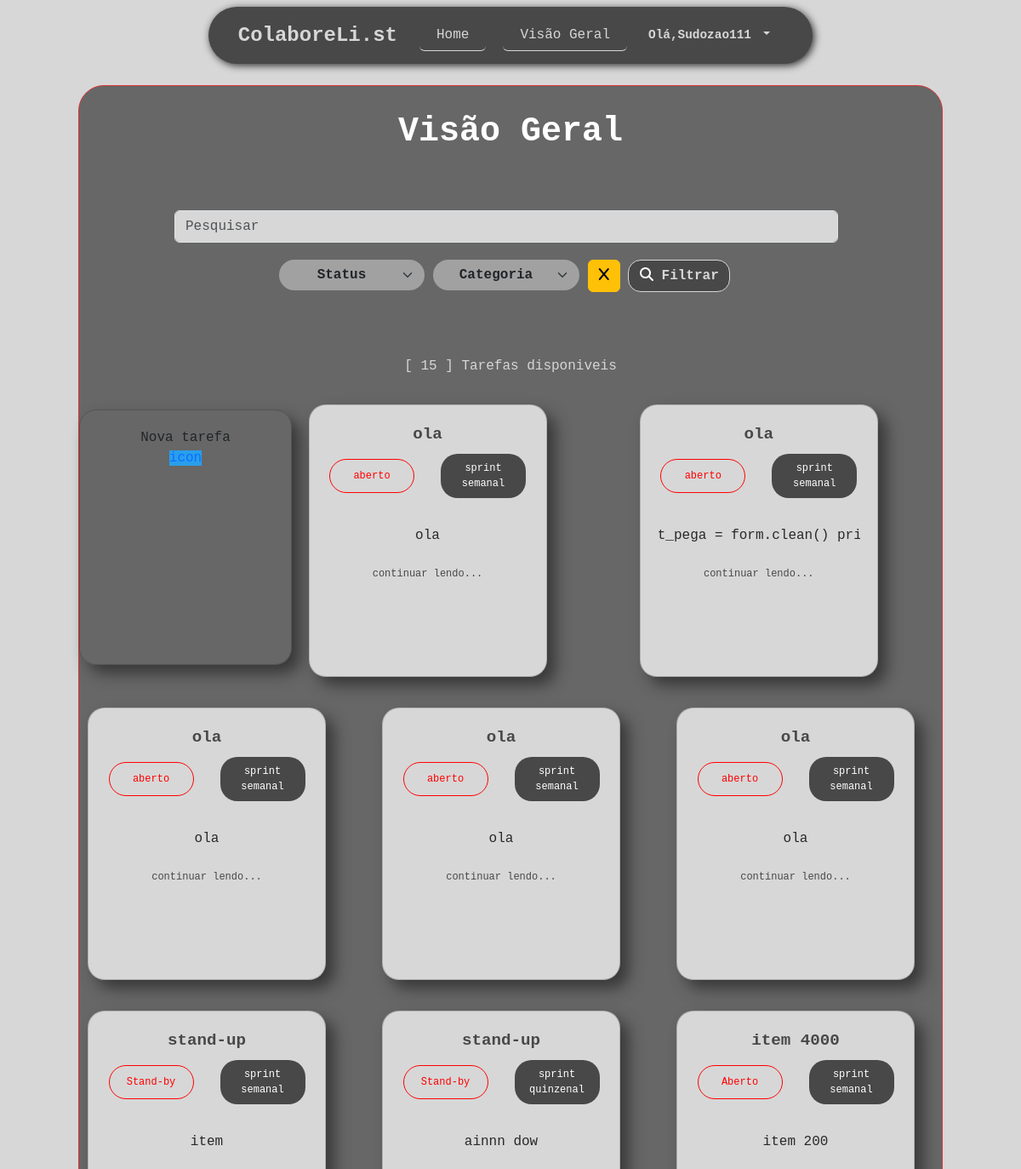
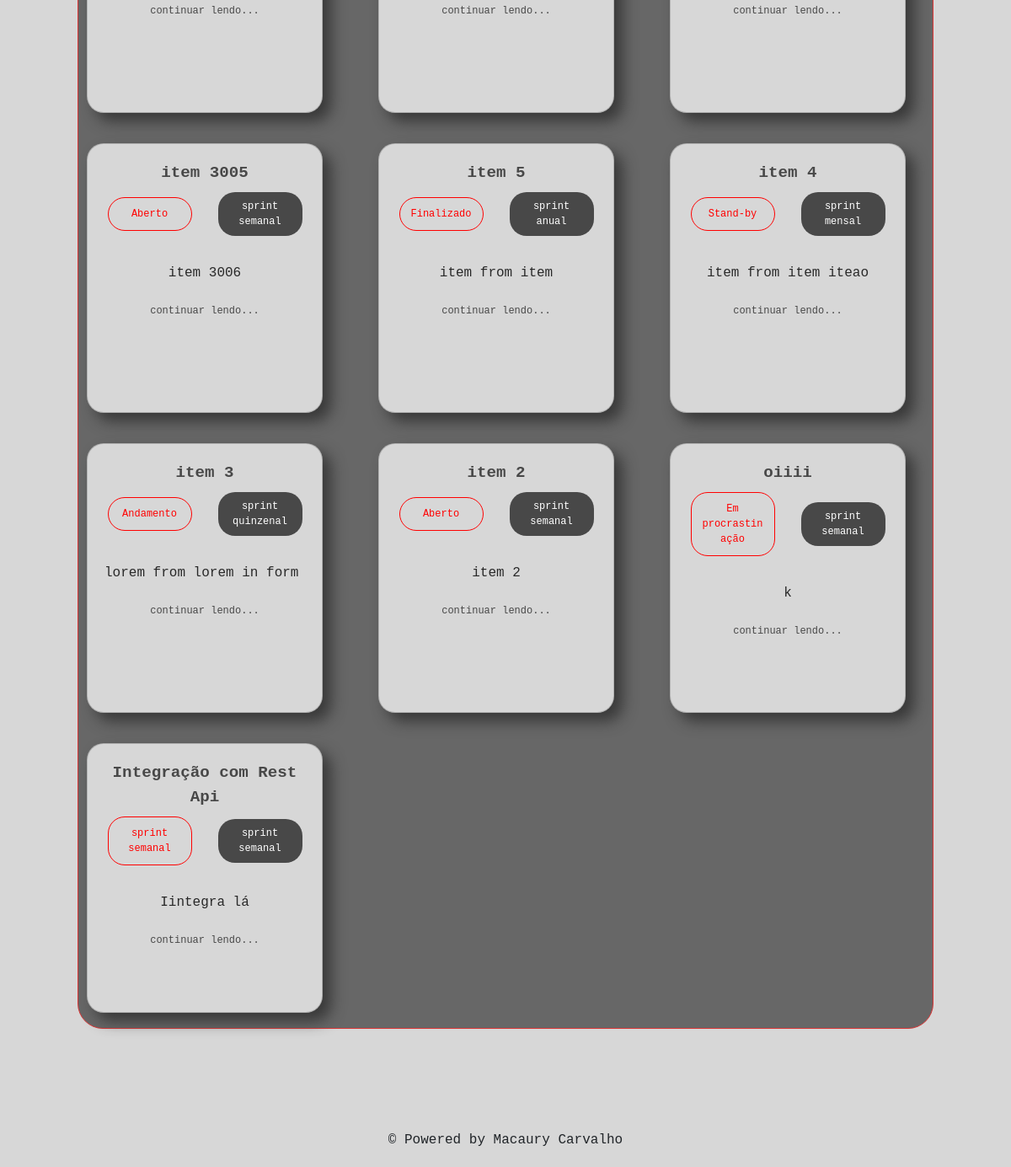
The app's page /overview/ (signed in) with its own data (2 pictures, top to bottom).
### tarefas/models.py (models this page shows, shortened)
class Tarefas(models.Model):
    sprint_semanal = 'sprint semanal'
    sprint_quinzenal = 'sprint quinzenal'
    sprint_mensal = 'sprint mensal'
    sprint_anual = 'sprint anual'
    status_1 = 'aberto'
    status_2 = 'standby'
    status_3 = 'andamento'
    status_4 = 'finalizado'
    categoria_list = [(sprint_semanal ,'sprint semanal'),(sprint_quinzenal ,'sprint quinzenal'),(sprint_mensal ,'sprint mensal'),(sprint_anual ,'sprint anual')]
    status_list = [(status_1,'aberto'),(status_3,'andamento'),(status_2,'standby'),(status_4,'finalizado')]
    usuario = models.ForeignKey(get_user_model(),on_delete=models.CASCADE)
    titulo = models.CharField(max_length=40)
    descricao = models.TextField(blank=False,max_length=254)
    categoria= models.CharField(max_length=20,choices=categoria_list,default=sprint_semanal)
    status= models.CharField(max_length=18,choices=status_list,default=status_1)
    created_at = models.DateTimeField(auto_now_add=True)
    update_at = models.DateTimeField(auto_now=True)

### tarefas/views.py (the view)
# urls.py: path('overview/',views.overlist,name='overlist'), # overview
@login_required
def overlist(request):
    tarefas = Tarefas.objects.all()
    search = request.GET.get('search')
    status = request.GET.get('status')
    categoria = request.GET.get('categoria')
    if search:
        tarefas = tarefas.filter(titulo__icontains=search)
    if status:
        tarefas = tarefas.filter(status__icontains=status)
    if categoria:
        tarefas = tarefas.filter(categoria__icontains=categoria)
    tarefas = tarefas.order_by('-created_at')
    context = {
        'tarefas': tarefas,
        'search' : search,
        'status' : status,
        'categoria' : categoria,
        'total_tf': tarefas.count()
    }
    return render(request, 'tarefas/overview.html', context)

### templates/tarefas/overview.html (shortened to what this page needs)
{% extends 'base.html' %}
{% load crispy_forms_tags %}
{% block content %}
<div class="container-fluid ">
  <div class="list-div">
    <div class="row visao-geral">
      <div class="title">
        <h3>Visão Geral</h3>
      </div>
      <div class="row-barra ">
        <div class=" search-box justify-content-end">
          <form method="get" id="search-form">
            <div class="row pesquisa-div">
              <input id="search-pesquisa" type="text" class="form-control" placeholder="Pesquisar" name="search"
                value="{{request.GET.search}}">
            </div>
            <div class=" input-group filtro">
              <div class="col ">
                <select class="form-select" name="status" aria-label="Default select example">
                  <option value="" {% if not request.GET.status %} selected {% endif %}>
                    status</option>
                </select>
              </div>
              <div class="col ">
                <select class="form-select" name="categoria" aria-label="Default select example">
                  <option value="" {% if not request.GET.categoria %} selected {% endif %}>categoria</option>
                </select>
              </div>
              <div class="input-group-btn col">
                <button class="btn btn-warning " id="clear-btn" type="none">
                  <i class="fa fa-x"></i>
                </button>
                <button class="btn btn-default " id="search-btn" type="submit">
                  <i class="fa fa-search"></i> Filtrar
                </button>
              </div>
            </div>
          </form>
        </div>
      </div>
      <div class="container  over-container">
        <div class="row descri">
          <span> [ {{total_tf}} ] Tarefas disponiveis </span>
        </div>
        <div class="row row-over justify-content-start">
          <div class="col-3 mt-4">
              <div class="card-add-tarefa card  text-center ">
                <div class="">
                  <span>
                    Nova tarefa
                  </span>
                  <div class="icon">
                    <span>
                      <a href="novaTarefa/" class=" SomaKi"> icon </a>
                    </span>
                  </div>
                </div>
              </div>
          </div>
          {% for Tarefa in tarefas %}
          <div class="col mt-2 mb-2">
            <div class="card card-over text-center align-items-between  " href="/tarefa/{{Tarefa.id}} ">
              <div class=" Top mb-4 ">
                <div class="row titulo-item">
                  <span><a href="/tarefa/{{Tarefa.id}}">{{Tarefa.titulo}}</a></span>
                </div>
                <div class="row  mt-2 mb-2 align-items-center">
                  <span class=" col-6 status">{{Tarefa.status}}</span>
                  <span class=" col-6 categoria">{{Tarefa.categoria}}</span>
                </div>
              </div>
              <div class=" row descricao ">
                <span>
                  <p text-overflow:ellipsis;>{{Tarefa.descricao}}</a>
                </span>
                <div class="mt-auto p-2 btn btn-primary btn-ler">
                  <a href="/tarefa/{{Tarefa.id}}">continuar lendo...</a>
                </div>
              </div>
            </div>
          </div>
          {% endfor %}
        </div>
      </div>
    </div>
  </div>
  {% endblock %}

### templates/base.html (shortened to what this page needs)
{% load static %}
<!DOCTYPE html>
<html lang="pt-br">
<head>
    <link href="https://cdn.jsdelivr.net/npm/bootstrap@5.3.7/dist/css/bootstrap.min.css" rel="stylesheet"
>
    <link rel="stylesheet" href="https://cdnjs.cloudflare.com/ajax/libs/font-awesome/6.5.2/css/all.min.css"
 />
    <link rel="stylesheet" href="{% static '/css/style.css' %}">
</head>
<body>
    {% if user.is_authenticated %}
    <nav class="navbar navbar-expand fixed-top  ">
        <div class=" container-fluid navbar-estilo ">
            <div id="brand">
                <a class="navbar-brand" href="/">ColaboreLi.st</a>
            </div>
            <ul class=" navbar-nav ">
                <li class="nav-item ">
                    <button class="btn btn-primary home">
                        <a class="nav-link active" aria-current="page" href="/">Home</a>
                    </button>
                </li>
                <li class="nav-item">
                    <button class="btn btn-primary overview">
                        <a class="nav-link active" aria-current="page" href="/overview">Visão Geral</a>
                    </button>
                </li>
            </ul>
            <div class="nav-item dropdown user-div">
                <a class="nav-link dropdown-toggle" href="#" role="button" data-bs-toggle="dropdown"
                    aria-expanded="false">
                    Olá,{{user.username}}
                </a>
            </div>
            {% endif %}
        </div>
    </nav>
    <main>
        {% block content %}
        {% endblock %}
    </main>
    <footer id="footer-bottom" class="py-3  mt-auto ">
        <div class="text-center">
            <p class="mb-0">&copy; Powered by Macaury Carvalho</p>
        </div>
    </footer>
</body>
</html>

### tarefas/static/css/style.css (style rules this page uses)
body { margin: 0 !important; padding: 0 !important; font-family: monospace !important; background-color: #d7d7d7; }
a { text-decoration: none !important; }
main { min-height: 80vh !important; padding: 20px 0 !important; }
.navbar-estilo { width: fit-content !important; padding: 15px !important; background-color: #484848 !important; border-radius: 80px !important; box-shadow: 2px 2px 10px #2f2f2f; }
.navbar-brand { margin-left: 20px; }
.navbar-brand { font-weight: bold !important; font-size: 1.5em !important; color: #d7d7d7; }
#footer-bottom { background-color: transparent !important; padding: 20px 0 !important; text-align: center; border-radius: 100px 0px 0px 0 !important; }

### tarefas/static/css/overview.css (style rules this page uses)
.descricao p { white-space: nowrap !important; overflow: hidden !important; width: 100% !important; }
.categoria { background-color: #484848; color: white !important; padding: 8px !important; }
.status { color: red !important; border: 0.5px solid red !important; padding: 10px; }
.categoria ,.status { border-radius: 20px; font-size: 12px !important; width: 100px !important; margin: auto !important; }
.pesquisa-div { margin: auto !important; width: 780px !important; }
.filtro { width: fit-content !important; margin: 20px auto !important; }
.filtro .form-select { background-color: #d6d6d685 !important; border-radius: 20px !important; border: none !important; text-align: center !important; text-transform: capitalize !important; font-weight:600 !important; }
.filtro .col { margin: 0px 5px !important; }
.card-over { height: 320px !important; width: 280px !important; background-color: #d7d7d7 !important; margin: 10px !important; overflow: hidden; flex-direction: column !important; }
#search-pesquisa { background-color: #D7D7D7; }
.nav-link { color: #D7D7D7 !important; }
.home, .overview { animation-duration: 0.5s !important; background-color: transparent !important; border: transparent; border-bottom: 0.4px solid #D7D7D7 !important; margin: 0 10px !important; --bs-nav-link-padding-y: 0rem !important; }
.row-over { flex-direction: row !important; }
.descricao { border-radius: 15px !important; color: #292929; }
.descri { padding: 5px 0 !important; }
.over-container .descri { text-align: center !important; margin: 10px 0 !important; color: #d6d6d6; }
.btn-ler { background-color: transparent !important; border: none !important; font-size: 12px !important; font-weight: 500 !important; }
.btn-ler a { color: #484848 !important; }
.card-add-tarefa { margin: auto !important; box-shadow: 0px 9px 9px #a8a8a8; background-color: transparent !important; width: 250px !important; height: 300px !important; }
.card-add-tarefa .SomaKi { background-color: #289FED !important; }
.card { position: relative !important; border-radius: 20px !important; padding: 20px !important; overflow: hidden; box-shadow: 10px 10px 17px #323232e3; }
.title { margin-top: 30px !important; }
.title h3 { color: white !important; font-weight: 800; font-size: 2.5em; text-align: center; }
.titulo-item a { word-spacing: -0.4% !important; font-size: 1.2em !important; font-weight: 800; text-decoration: none !important; color: #484848 !important; }
.titulo-item { text-align: center !important; }
.list-div { margin: 80px !important; background-color: #676767; border-radius: 30px; border: 0.5px solid #d93535; }
.row-barra { display: flex !important; flex-direction: row !important; margin: 60px auto 40px auto !important; width: fit-content !important; }
.search-box { max-height: fit-content !important; width: 100% !important; }
#search-form { margin-right: 10px; }
#search-btn { width: 120px !important; background-color: #484848; border: 1px solid #d7d7d7; border-radius: 15px !important; color: #d7d7d7 !important; font-weight: 700 !important; }
.fa-search { color: white; }

### tarefas/static/css/registration.css (style rules this page uses)
.user-div { margin-right: 20px; padding: 7px 15px; color: white !important; font-size: 0.9em; word-spacing: 2px; font-weight: bold; border-radius: 7px; }

### records on screen
Tarefas: titulo "ola", status "aberto", categoria "sprint semanal", descricao "ola"
Tarefas: titulo "ola", status "aberto", categoria "sprint semanal", descricao "t_pega = form.clean()…"
Tarefas: titulo "ola", status "aberto", categoria "sprint semanal", descricao "ola"
Tarefas: titulo "ola", status "aberto", categoria "sprint semanal", descricao "ola"
Tarefas: titulo "ola", status "aberto", categoria "sprint semanal", descricao "ola"
Tarefas: titulo "stand-up", status "Stand-by", categoria "sprint semanal", descricao "item"
Tarefas: titulo "stand-up", status "Stand-by", categoria "sprint quinzenal", descricao "ainnn dow"
Tarefas: titulo "item 4000", status "Aberto", categoria "sprint semanal", descricao "item 200"
Tarefas: titulo "item 3005", status "Aberto", categoria "sprint semanal", descricao "item 3006"
Tarefas: titulo "item 5", status "Finalizado", categoria "sprint anual", descricao "item from item"
Tarefas: titulo "item 4", status "Stand-by", categoria "sprint mensal", descricao "item from item iteao"
Tarefas: titulo "item 3", status "Andamento", categoria "sprint quinzenal", descricao "lorem from lorem in form…"
Tarefas: titulo "item 2", status "Aberto", categoria "sprint semanal", descricao "item 2"
Tarefas: titulo "oiiii", status "Em procrastinação", categoria "sprint semanal", descricao "k"
Tarefas: titulo "Integração com Rest Api", status "sprint semanal", categoria "sprint semanal", descricao "Iintegra lá"

### other values on screen
{{ user.username }} "Sudozao111"
{{ total_tf }} "15"
